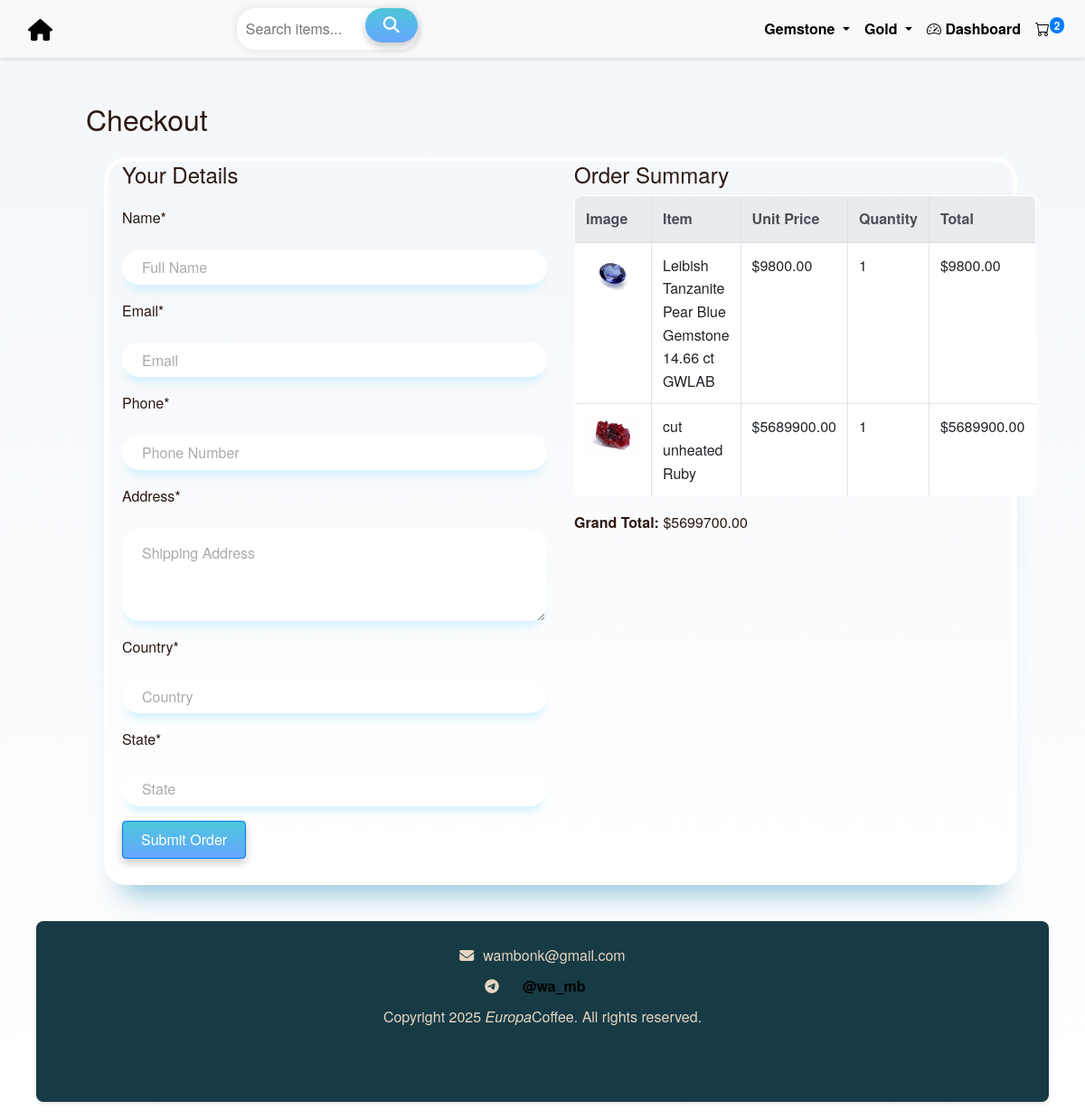
The app's page /checkout/ with its own data.
### orders/models.py (models this page shows, shortened)
class Category(models.Model):
    name = models.CharField(max_length=100, unique=True)
    slug = models.SlugField(max_length=120, unique=True, editable=False)  # not editable
    parent = models.ForeignKey(
        'self',
        on_delete=models.CASCADE,
        related_name='subcategories',
        blank=True,
        null=True,
        help_text="Parent category, leave blank if this is a top-level category."
    )
    class Meta:
        verbose_name_plural = 'Categories'
        ordering = ['name']

class CartItem(models.Model):
    cart = models.ForeignKey(Cart, on_delete=models.CASCADE, related_name='items')
    item = models.ForeignKey(Item, on_delete=models.CASCADE)
    quantity = models.PositiveIntegerField(default=1)
    @property
    def effective_unit_price(self):
        if self.quantity >= self.item.wholesale_qty and self.item.wholesale_price is not None:
            return self.item.wholesale_price
        return self.item.price
    @property
    def total_price(self):
        return self.quantity * self.effective_unit_price

class Item(models.Model):
    name = models.CharField(max_length=100)
    price = models.DecimalField(max_digits=10, decimal_places=2)
    wholesale_qty = models.PositiveIntegerField(default=0, help_text="Minimum quantity for wholesale discount")
    discount_percentage = models.DecimalField(max_digits=5, decimal_places=2, default=0.0, help_text="Wholesale discount percentage")
    stock = models.PositiveIntegerField(default=10, help_text="Available stock")
    brand = models.CharField(max_length= 250, blank=True, null=True)
    body = RichTextUploadingField(null=True, blank=True)
    image = models.ImageField(upload_to='item_images/', blank=True, null=True)
    category = models.ForeignKey(Category, on_delete=models.SET_NULL, null=True, blank=True, related_name='items')
    tags = models.ManyToManyField(Tag, blank=True, related_name='items')

class Cart(models.Model):
    user = models.ForeignKey(
        settings.AUTH_USER_MODEL, on_delete=models.CASCADE,
        null=True, blank=True, related_name='carts'
    )
    session_id = models.CharField(max_length=100, null=True, blank=True)
    created_at = models.DateTimeField(auto_now_add=True)
    @property
    def total_price(self):
        total = 0
        for item in self.items.all():
            total += item.total_price
        return total

### orders/views.py (the view)
# urls.py: path('checkout/', views.checkout, name='checkout'),
def checkout(request):
    cart = None
    if request.user.is_authenticated:
        cart = Cart.objects.filter(user=request.user).first()
    else:
        session_key = request.session.session_key
        if not session_key:
            request.session.create()
        cart = Cart.objects.filter(session_id=request.session.session_key).first()
    if not cart or not cart.items.exists():
        messages.warning(request, "Your cart is empty.")
        return redirect('cart')
    if request.method == 'POST':
        form = CheckoutForm(request.POST)
        if form.is_valid():
            with transaction.atomic():
                order = CustomerOrder.objects.create(
                    user=request.user if request.user.is_authenticated else None,
                    name=form.cleaned_data['name'],
                    email=form.cleaned_data['email'],
                    phone=form.cleaned_data['phone'],
                    address=form.cleaned_data['address'],
                    country=form.cleaned_data['country'],
                    state=form.cleaned_data['state'],
                    total_price=cart.total_price,
                )
                for cart_item in cart.items.select_related('item').all():
                    item = cart_item.item
                    quantity = cart_item.quantity
                    if item.stock < quantity:
                        messages.error(request, f"Insufficient stock for {item.name}. Only {item.stock} left.")
                        transaction.set_rollback(True)
                        return redirect('cart')
                    if item.wholesale_qty and quantity >= item.wholesale_qty:
                        item_price = item.wholesale_price
                        is_wholesale = True
                    else:
                        item_price = item.price
                        is_wholesale = False
                    CustomerOrderItem.objects.create(
                        order=order,
                        item=item,
                        quantity=quantity,
                        item_price=item_price,
                        is_wholesale=is_wholesale
                    )
                    item.stock = F('stock') - quantity
                    item.save()
                cart.items.all().delete()
                cart.delete()
                messages.success(request, f"Order placed successfully! Your order number is {order.order_number}")
                return redirect('checkout_success')
    else:
        form = CheckoutForm()
    return render(request, 'orders/checkout.html', {'form': form, 'cart': cart})

### orders/forms.py
class CheckoutForm(forms.Form):
    name = forms.CharField(
        max_length=100,
        widget=forms.TextInput(attrs={'class': 'input', 'placeholder': 'Full Name'})
    )
    email = forms.EmailField(
        widget=forms.EmailInput(attrs={'class': 'input', 'placeholder': 'Email'})
    )
    phone = forms.CharField(
        max_length=20,
        widget=forms.TextInput(attrs={'class': 'input', 'placeholder': 'Phone Number'})
    )
    address = forms.CharField(
        widget=forms.Textarea(attrs={'class': 'input', 'placeholder': 'Shipping Address', 'rows': 3})
    )
    country = forms.CharField(
        max_length=255,
        widget=forms.TextInput(attrs={'class': 'input', 'placeholder': 'Country'})
    )
    state = forms.CharField(
        max_length=255,
        widget=forms.TextInput(attrs={'class': 'input', 'placeholder': 'State'})
    )
    def __init__(self, *args, **kwargs):
        super().__init__(*args, **kwargs)
        self.helper = FormHelper()
        self.helper.form_method = 'post'
        self.helper.add_input(Submit('submit', 'Submit Order'))

### accounts/context_processors.py (called while the page is built)
def user_profile(request):
    if request.user.is_authenticated:
        return {
            'user_profile_pic': request.user.get_profile_pic_url()
        }
    return {}

### orders/context_processors.py (called while the page is built)
def cart_item_count(request):
    count = 0
    try:
        if request.user.is_authenticated:
            cart = Cart.objects.filter(user=request.user).first()
        else:
            session_id = request.session.session_key
            if not session_id:
                request.session.create()
                session_id = request.session.session_key
            cart = Cart.objects.filter(session_id=session_id).first()
        if cart:
            count = sum(item.quantity for item in cart.items.all())
    except Exception:
        count = 0  # Safe fallback
    return {'cart_item_count': count}

def categories_processor(request):
    return {
        'nav_categories': Category.objects.filter(parent__isnull=True).prefetch_related('subcategories')
    }

### templates/orders/checkout.html (shortened to what this page needs)
{% extends 'orders/base.html' %}
{% load crispy_forms_tags %}
{% block content %}
<div class="container-fluid mt-4">
  <h2 class="mb-4">Checkout</h2>
  <div class="row container-checkout">
    <div class="col-lg-6 col-md-6 mb-4 ">
      <h4>Your Details</h4>
      <form method="post" action="{% url 'checkout' %}" class="form" novalidate>
        {{ form|crispy }}
            <button type="submit" class="btn btn-primary">Submit Order</button>
      </form>
    </div>
    <div class="col-lg-6 col-md-6 mb-4 ">
      <h4>Order Summary</h4>
      <table class="table table-bordered">
        <thead class="thead-light">
          <tr>
            <th>Image</th>
            <th>Item</th>
            <th>Unit Price</th>
            <th>Quantity</th>
            <th>Total</th>
          </tr>
        </thead>
        <tbody>
          {% for item in cart.items.all %}
          <tr>
             <td><img src="{{ item.item.image.url }}" width="60"></td>
            <td>{{ item.item.name }}</td>
            <td>
              {% if item.quantity >= item.item.wholesale_qty and item.item.wholesale_price %}
                  <del>${{ item.item.price }}</del> <br>
                  <strong>${{ item.effective_unit_price }}</strong>
              {% else %}
                  ${{ item.effective_unit_price }}
              {% endif %}
            </td>
            <td>{{ item.quantity }}</td>
            <td>${{ item.total_price }}</td>
          </tr>
          {% endfor %}
        </tbody>
      </table>
      <p><strong>Grand Total:</strong> ${{ cart.total_price }}</p>
    </div>
  </div>
</div>
{% endblock %}

### templates/orders/base.html (shortened to what this page needs)
{% load static %}
<!DOCTYPE html>
<html lang="en">
<head>
    <link href="https://stackpath.bootstrapcdn.com/bootstrap/4.5.2/css/bootstrap.min.css" rel="stylesheet">
     <link rel="stylesheet" href="{% static 'css/style.css' %}">
     <link rel="stylesheet" href="{% static 'css/dashboard.css' %}">
    <link href="https://cdn.jsdelivr.net/npm/bootstrap-icons@1.10.5/font/bootstrap-icons.css" rel="stylesheet">
<link href="https://cdn.jsdelivr.net/npm/bootstrap-icons@1.10.5/font/bootstrap-icons.css" rel="stylesheet">
</head>
<body>
    <nav class="navbar navbar-expand-lg navbar-light bg-light fixed-top">
        <div class="container-fluid">
            <a class="navbar-brand" href="{% url 'home' %}">
             <i class="fa fa-home"></i>
            </a>
            <div class="collapse navbar-collapse justify-content-between" id="navbarNav">
                <form class="search d-flex mx-auto" action="{% url 'search' %}" method="get">
                    <input placeholder="Search items..." type="text" name="q" aria-label="Search">
                    <button type="submit"><i class="fa fa-search"></i></button>
                </form>
                <ul class="navbar-nav ml-auto">
                    {% for category in nav_categories %}
                        {% if category.subcategories.all %}
                            <li class="nav-item dropdown">
                              <a class="nav-link dropdown-toggle" href="#" id="navbarDropdown{{ forloop.counter }}" role="button" data-bs-toggle="dropdown" aria-expanded="false">
                                {{ category.name }}
                              </a>
                            </li>
                        {% else %}
                            <li class="nav-item">
                                <a class="nav-link" href="{% url 'category_detail' category.slug %}">{{ category.name }}</a>
                            </li>
                        {% endif %}
                    {% endfor %}
                    <li class="nav-item">
                        <a class="nav-link" href="{% url 'dashboard' %}">
                            <i class="bi bi-speedometer2"></i> Dashboard
                        </a>
                    </li>
                <li class="nav-item">
                    <a class="nav-link position-relative" href="{% url 'cart' %}">
                        <i class="bi bi-cart"></i>
                        {% if cart_item_count > 0 %}
                            <span class="badge badge-primary position-absolute top-0 start-100 translate-middle rounded-pill">
                                {{ cart_item_count }}
                            </span>
                        {% else %}
                            <span class="badge badge-secondary position-absolute top-0 start-100 translate-middle rounded-pill">
                                0
                            </span>
                        {% endif %}
                    </a>
                </li>
                </ul>
            </div>
        </div>
    </nav>
    <br>
    <div class="container-fluid mt-4" style="padding-left: 40px; padding-right: 40px;">
    <div class="container-fluid mt-5 pt-3" style="padding-left: 40px; padding-right: 40px;">
        {% block content %}
        {% endblock %}
    </div>
<footer class="container-fluid" style="padding: 0;">
    <div class="container-footer text-center justify-center" style="padding: 0;">
<br>
        <div style="display: flex; align-items: center; justify-content: center; gap: 10px;">
            <i class="fa fa-envelope" aria-hidden="true"></i> wambonk@gmail.com
        </div>
        <div style="display: flex; align-items: center; justify-content: center; gap: 10px;">
            <i class="fa fa-telegram" aria-hidden="true"></i>
            <a class="nav-link active" href="https://t.me/wa_mb">@wa_mb</a>
        </div>
        <span>Copyright 2025 <i>Europa</i>Coffee. All rights reserved.</span>
        <br>
    </div>
</footer>
</body>
</html>

### static/css/style.css (style rules this page uses)
body { font-family: 'Helvetica Neue', Arial, sans-serif; background-color: #f8f4f1; background: linear-gradient(0deg, rgb(255, 255, 255) 0%, rgb(244, 247, 251) 100%); color: #2c1810; line-height: 1.6; background-size: cover; background-position: center; background-repeat: no-repeat; margin: 0; padding: 0; display: flex; align-items: center; justify-content: center; }
.search { display: inline-block; position: relative; }
.search input[type="text"] { width: 200px; padding: 10px; border: none; border-radius: 20px; box-shadow: 0 0 10px rgba(0, 0, 0, 0.1); }
.search button[type="submit"] { background-color: #ffffff; border: none; color: #ffffff; cursor: pointer; padding: 10px 20px; border-radius: 20px; position: absolute; top: 0; right: 0; transition: .9s ease; }
.navbar { background-color: # #f8f4f1 !important; box-shadow: 0 2px 4px rgba(0,0,0,0.1); }
.navbar-brand { color: black !important; font-size: 24px; font-weight: bold; }
.nav-link { color: black !important; font-weight: 800; transition: color 0.3s ease; }
.container-footer { width: 100%; height: 200px; background-color: #173B45; border-radius: 8px; box-shadow: 0 2px 4px rgba(0,0,0,0.1); padding: 0 !important; margin-top: 20px; margin-bottom: 20px; }
.form-control { border: 2px solid #e6d5c3; border-radius: 4px; padding: 8px 12px; }
.btn { padding: 8px 20px; border-radius: 4px; font-weight: 500; transition: all 0.3s ease; }
table { width: 100%; margin-bottom: 1rem; background-color: #ffffff; border-radius: 8px; overflow: hidden; }
th { background-color: #2c1810; color: #e6d5c3; padding: 12px; }
td { padding: 12px; border-bottom: 1px solid #e6d5c3; }
footer { color: #e6d5c3; margin-top: 40px; width: 100%; }
footer a { color: #bf9d7e; text-decoration: none; }
button { font-family: inherit; font-size: 18px; background: linear-gradient(to bottom, #4dc7d9 0%,#66a6ff 100%); color: white; padding: 0.8em 1.2em; display: flex; align-items: center; justify-content: center; border: none; border-radius: 25px; box-shadow: 0px 5px 10px rgba(0, 0, 0, 0.2); transition: all 0.3s; }
.container-checkout { width: 100%; background: #F8F9FD; background: linear-gradient(0deg, rgb(255, 255, 255) 0%, rgb(244, 247, 251) 100%); border-radius: 25px; border: 5px solid rgb(255, 255, 255); box-shadow: rgba(133, 189, 215, 0.8784313725) 0px 30px 30px -20px; margin: 20px; }
.form { margin-top: 20px; }
.form .input { width: 100%; background: white; border: none; padding: 15px 20px; border-radius: 20px; margin-top: 15px; box-shadow: #cff0ff 0px 10px 10px -5px; border-inline: 2px solid transparent; }
.form .input::placeholder { color: rgb(170, 170, 170); }

### records on screen
Category: name "Gemstone"
Category: name "Gold"
CartItem: item.image (picture), item.name "Leibish Tanzanite Pear Blue Gemstone 14.66 ct GWLAB", effective_unit_price "9800.00", quantity "1", total_price "9800.00"
CartItem: item.image (picture), item.name "cut unheated Ruby", effective_unit_price "5689900.00", quantity "1", total_price "5689900.00"
Cart: total_price "5699700.00"

### other values on screen
{{ cart_item_count }} "2"
